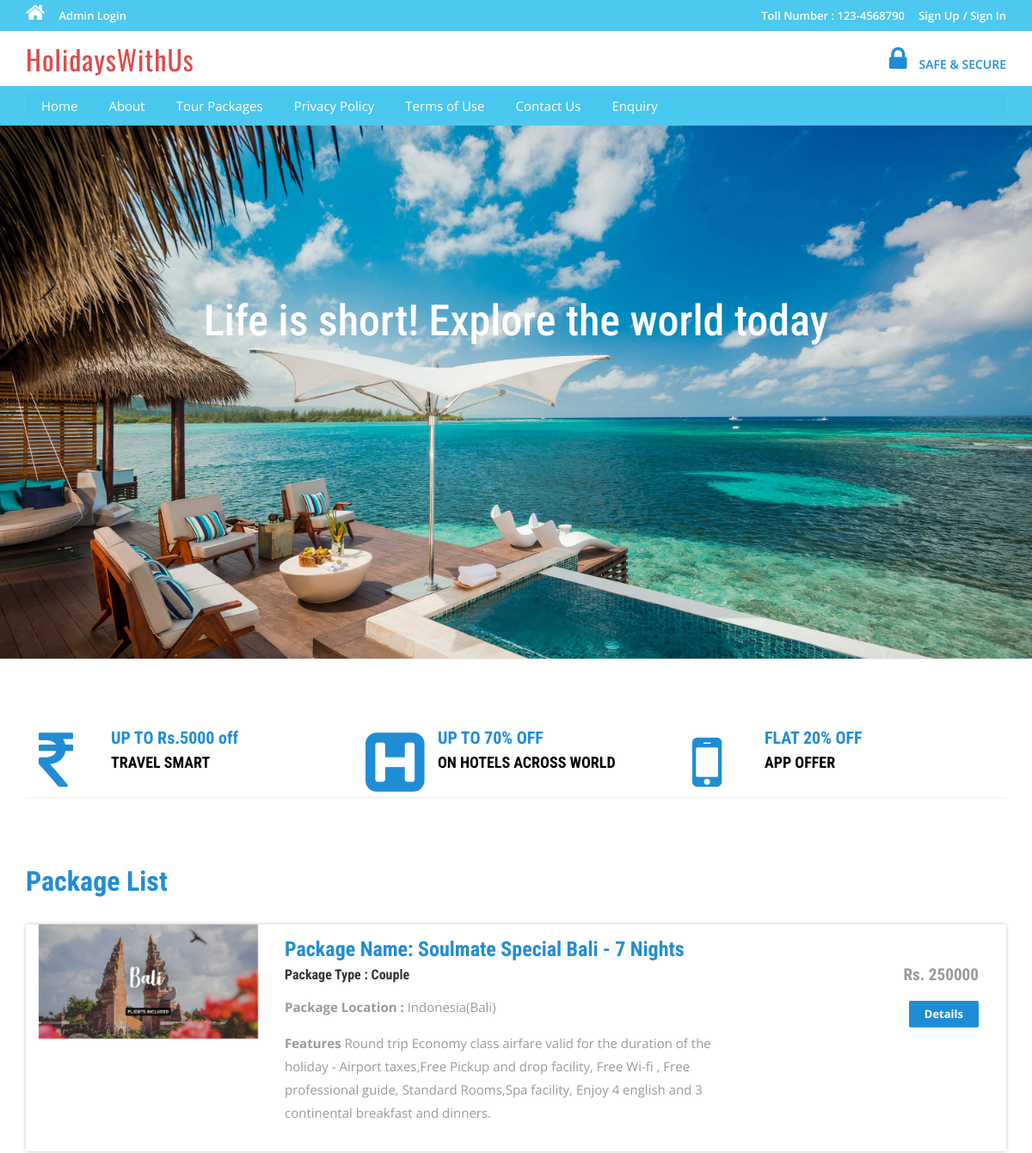
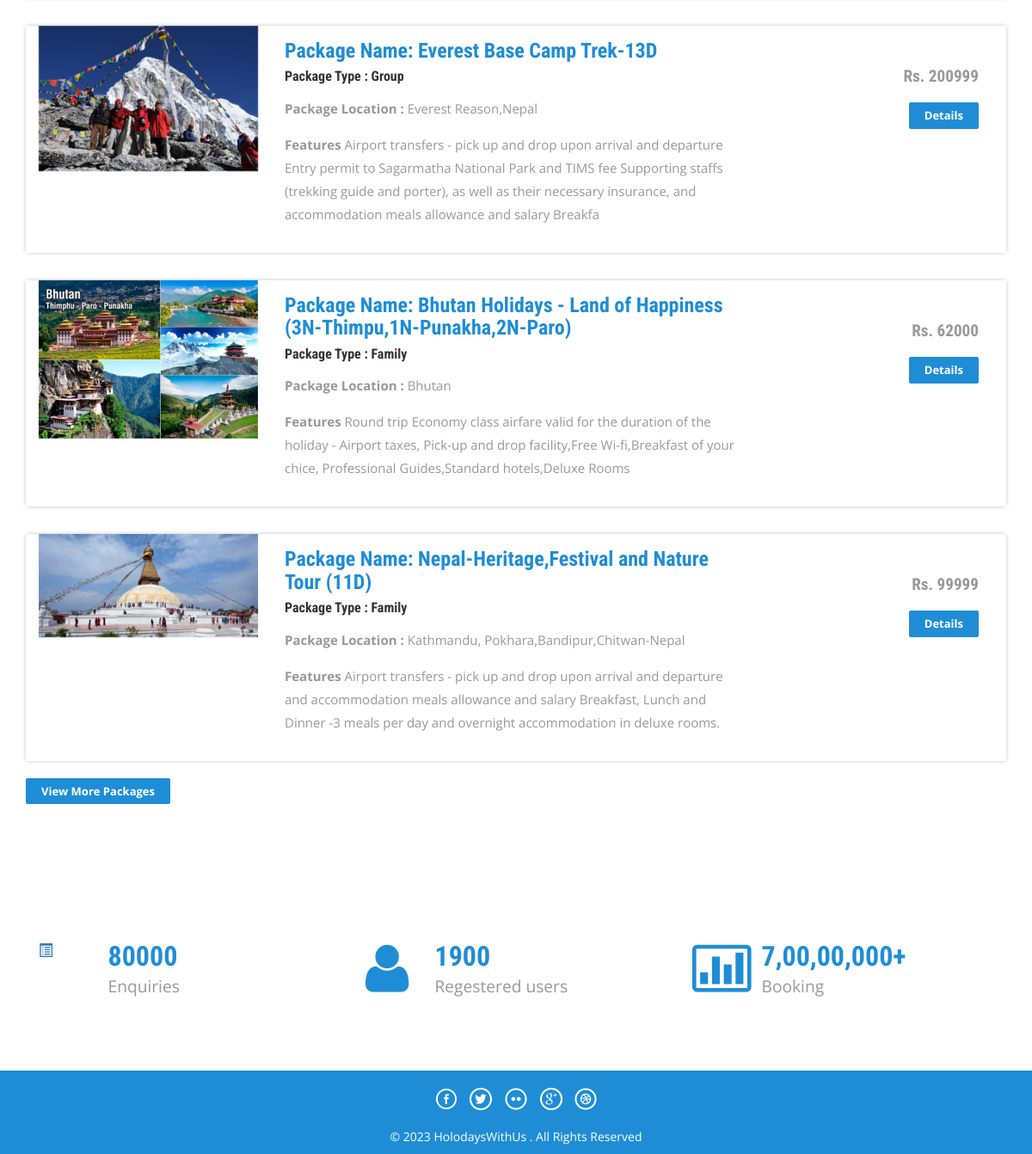
Screenshot of /tms/index.php with the database file from the repository (2 pictures, top to bottom).
### tables this page shows
CREATE TABLE `tbltourpackages` (
  `PackageId` int(11) NOT NULL,
  `PackageName` varchar(200) DEFAULT NULL,
  `PackageType` varchar(150) DEFAULT NULL,
  `PackageLocation` varchar(100) DEFAULT NULL,
  `PackagePrice` int(11) DEFAULT NULL,
  `PackageFetures` varchar(255) DEFAULT NULL,
  `PackageDetails` mediumtext DEFAULT NULL,
  `PackageImage` varchar(100) DEFAULT NULL,
  `Creationdate` timestamp NULL DEFAULT current_timestamp(),
  `UpdationDate` timestamp NULL DEFAULT NULL ON UPDATE current_timestamp()
);

### tms/index.php (the view, shortened to what this page needs)
<?php
include('includes/config.php');
?>
<!DOCTYPE HTML>
<html>
<head>
<link href="css/bootstrap.css" rel='stylesheet' type='text/css' />
<link href="css/style.css" rel='stylesheet' type='text/css' />
<link href="css/font-awesome.css" rel="stylesheet">
<link href="css/animate.css" rel="stylesheet" type="text/css" media="all">
</head>
<body>
<?php include('includes/header.php');?>
<div class="banner">
	<div class="container">
		<h1 class="wow zoomIn animated animated" data-wow-delay=".5s" style="visibility: visible; animation-delay: 0.5s; animation-name: zoomIn;"> Life is short! Explore the world today</h1>
	</div>
</div>
<div class="container">
	<div class="rupes">
		<div class="col-md-4 rupes-left wow fadeInDown animated animated" data-wow-delay=".5s" style="visibility: visible; animation-delay: 0.5s; animation-name: fadeInDown;">
			<div class="rup-left">
				<a href="offers.html"><i class="fa fa-rupee"></i></a>
			</div>
			<div class="rup-rgt">
				<h3>UP TO Rs.5000 off </h3>
				<h4><a href="offers.html">TRAVEL SMART</a></h4>
			</div>
				<div class="clearfix"></div>
		</div>
		<div class="col-md-4 rupes-left wow fadeInDown animated animated" data-wow-delay=".5s" style="visibility: visible; animation-delay: 0.5s; animation-name: fadeInDown;">
			<div class="rup-left">
				<a href="offers.html"><i class="fa fa-h-square"></i></a>
			</div>
			<div class="rup-rgt">
				<h3>UP TO 70% OFF</h3>
				<h4><a href="offers.html">ON HOTELS ACROSS WORLD</a></h4>
			</div>
				<div class="clearfix"></div>
		</div>
		<div class="col-md-4 rupes-left wow fadeInDown animated animated" data-wow-delay=".5s" style="visibility: visible; animation-delay: 0.5s; animation-name: fadeInDown;">
			<div class="rup-left">
				<a href="offers.html"><i class="fa fa-mobile"></i></a>
			</div>
			<div class="rup-rgt">
				<h3>FLAT 20% OFF</h3>
				<h4><a href="offers.html"> APP OFFER</a></h4>
			</div>
				<div class="clearfix"></div>
		</div>
	</div>
</div>
<div class="container">
	<div class="holiday">
	<h3>Package List</h3>
<?php $sql = "SELECT * from tbltourpackages order by rand() limit 4";
$query = $dbh->prepare($sql);
$query->execute();
$results=$query->fetchAll(PDO::FETCH_OBJ);
if($query->rowCount() > 0)
{
foreach($results as $result)
{	?>
			<div class="rom-btm">
				<div class="col-md-3 room-left wow fadeInLeft animated" data-wow-delay=".5s">
					<img src="admin/pacakgeimages/<?php echo htmlentities($result->PackageImage);?>" class="img-responsive" alt="">
				</div>
				<div class="col-md-6 room-midle wow fadeInUp animated" data-wow-delay=".5s">
					<h4>Package Name: <?php echo htmlentities($result->PackageName);?></h4>
					<h6>Package Type : <?php echo htmlentities($result->PackageType);?></h6>
					<p><b>Package Location :</b> <?php echo htmlentities($result->PackageLocation);?></p>
					<p><b>Features</b> <?php echo htmlentities($result->PackageFetures);?></p>
				</div>
				<div class="col-md-3 room-right wow fadeInRight animated" data-wow-delay=".5s">
					<h5>Rs. <?php echo htmlentities($result->PackagePrice);?></h5>
					<a href="package-details.php?pkgid=<?php echo htmlentities($result->PackageId);?>" class="view">Details</a>
				</div>
				<div class="clearfix"></div>
			</div>
<?php }} ?>
<div><a href="package-list.php" class="view">View More Packages</a></div>
</div>
	</div>
<div class="routes">
	<div class="container">
		<div class="col-md-4 routes-left wow fadeInRight animated" data-wow-delay=".5s">
			<div class="rou-left">
				<a href="#"><i class="glyphicon glyphicon-list-alt"></i></a>
			</div>
			<div class="rou-rgt wow fadeInDown animated" data-wow-delay=".5s">
				<h3>80000</h3>
				<p>Enquiries</p>
			</div>
				<div class="clearfix"></div>
		</div>
		<div class="col-md-4 routes-left">
			<div class="rou-left">
				<a href="#"><i class="fa fa-user"></i></a>
			</div>
			<div class="rou-rgt">
				<h3>1900</h3>
				<p>Regestered users</p>
			</div>
				<div class="clearfix"></div>
		</div>
		<div class="col-md-4 routes-left wow fadeInRight animated" data-wow-delay=".5s">
			<div class="rou-left">
				<a href="#"><i class="fa fa-ticket"></i></a>
			</div>
			<div class="rou-rgt">
				<h3>7,00,00,000+</h3>
				<p>Booking</p>
			</div>
				<div class="clearfix"></div>
		</div>
		<div class="clearfix"></div>
	</div>
</div>
<?php include('includes/footer.php');?>
</body>
</html>

### tms/css/style.css (style rules this page uses)
html, body { font-size: 100%; background: #fff; font-family: 'Open Sans', sans-serif; }
body a,.grid_1,plan_1,plan_1.one,plan_1.two,i.icon1, i.icon2, i.icon3, i.icon4, i.icon5, i.icon6 { transition:0.5s all; -webkit-transition:0.5s all; -moz-transition:0.5s all; -o-transition:0.5s all; -ms-transition:0.5s all; }
h1,h2,h3,h4,h5,h6 { margin:0; font-family: 'Roboto Condensed', sans-serif; }
p { margin:0; }
.banner { background: url(../images/3.jpg)no-repeat; background-size: cover; -webkit-background-size: cover; -o-background-size: cover; -ms-background-size: cover; -moz-background-size: cover; min-height: 620px; }
.banner h1 { font-size: 50px; margin-bottom: 40px; padding: 4em 0 0; text-align: center; color: #ffffff; }
.rup-left { float: left; width: 24%; }
.rup-rgt { float: left; width: 76%; }
.rupes { padding: 5em 0; border-top: 1px solid rgba(236, 236, 236, 0.9); border-bottom: 1px solid rgba(236, 236, 236, 0.9); }
i.fa.fa-rupee { font-size:5em; color: #1f8dd6; }
i.fa.fa-h-square { font-size:5em; color: #1f8dd6; }
i.fa.fa-mobile { font-size:5em; color: #1f8dd6; }
.rupes h3 { font-size: 20px; color:#1F8DD6; font-weight: 700; }
.rupes h4 { font-size: 18px; margin: 8px 0; font-weight: 700; }
.rupes h4 a { color: #000000; }
.rup-left a { display: inline-block; }
.routes { padding: 5em 0; }
.rou-left { float: left; width: 23%; }
.rou-rgt { float: left; width: 70%; }
i.fa.fa-truck,i.fa.fa-user,i.fa.fa-ticket { font-size: 4em; color:#1f8dd6; }
.routes h3 { font-size: 2em; font-weight: 700; color: #1F8DD6; }
.routes p { font-size: 1.2em; color: #999; line-height: 1.8em; }
.holiday { padding: 5em 0; }
.holiday h3 { font-size: 2em; font-weight: 700; color:#1F8DD6; }
.holiday p { font-size: 1.2em; line-height: 1.8em; margin: 1em 0; color: #999; }
a.view { padding: 6px 18px; font-weight: 700; color: #fff; background-color:#1F8DD6; border: 0; font-size: 13px; border-radius: 2px; -webkit-transition: all .2s; -moz-transition: all .2s; transition: all .2s; margin-top: 20px; display: inline-block; }
.rom-btm { margin-top: 2em; box-shadow: 0px 0px 5px -1px rgba(0, 0, 0, 0.37); }
.rom-btm h4 { font-size: 1.5em; font-weight: 700; color:#1F8DD6; }
.rom-btm p { font-size: 15px; color: #999; }
.rom-btm h6 { font-size: 1em; font-weight: 700; margin: 0.5em 0; }
.room-right { text-align: right; padding: 3em 2em; }
.room-midle { padding: 1em; }
.rom-btm h5 { font-size: 1.2em; font-weight: 700; color: #999; }
.glyphicon { position: relative; top: 1px; display: inline-block; font-family: 'Glyphicons Halflings'; font-style: normal; font-weight: normal; line-height: 1; -webkit-font-smoothing: antialiased; -moz-osx-font-smoothing: grayscale; }

### rows the page displays
tbltourpackages: PackageImage (picture), PackageName "Soulmate Special Bali - 7 Nights", PackageType "Couple", PackageLocation "Indonesia(Bali)", PackageFetures "Round trip Economy class airfare valid for the duration of the holiday - Airport taxes,Free Pickup and drop facility, Free Wi-fi , Free professional guide, Standard Rooms,Spa facility, Enjoy 4 english and 3 continental breakfast and dinners.", PackagePrice "250000"
tbltourpackages: PackageImage (picture), PackageName "Everest Base Camp Trek-13D", PackageType "Group", PackageLocation "Everest Reason,Nepal", PackageFetures "Airport transfers - pick up and drop upon arrival and departure Entry permit to Sagarmatha National Park and TIMS fee Supporting staffs (trekking guide and porter), as well as their necessary insurance, and accommodation meals allowance and salary Breakfa", PackagePrice "200999"
tbltourpackages: PackageImage (picture), PackageName "Bhutan Holidays - Land of Happiness (3N-Thimpu,1N-Punakha,2N-Paro)", PackageType "Family", PackageLocation "Bhutan", PackageFetures "Round trip Economy class airfare valid for the duration of the holiday - Airport taxes, Pick-up and drop facility,Free Wi-fi,Breakfast of your chice, Professional Guides,Standard hotels,Deluxe Rooms", PackagePrice "62000"
tbltourpackages: PackageImage (picture), PackageName "Nepal-Heritage,Festival and Nature Tour (11D)", PackageType "Family", PackageLocation "Kathmandu, Pokhara,Bandipur,Chitwan-Nepal", PackageFetures "Airport transfers - pick up and drop upon arrival and departure and accommodation meals allowance and salary Breakfast, Lunch and Dinner -3 meals per day and overnight accommodation in deluxe rooms.", PackagePrice "99999"
